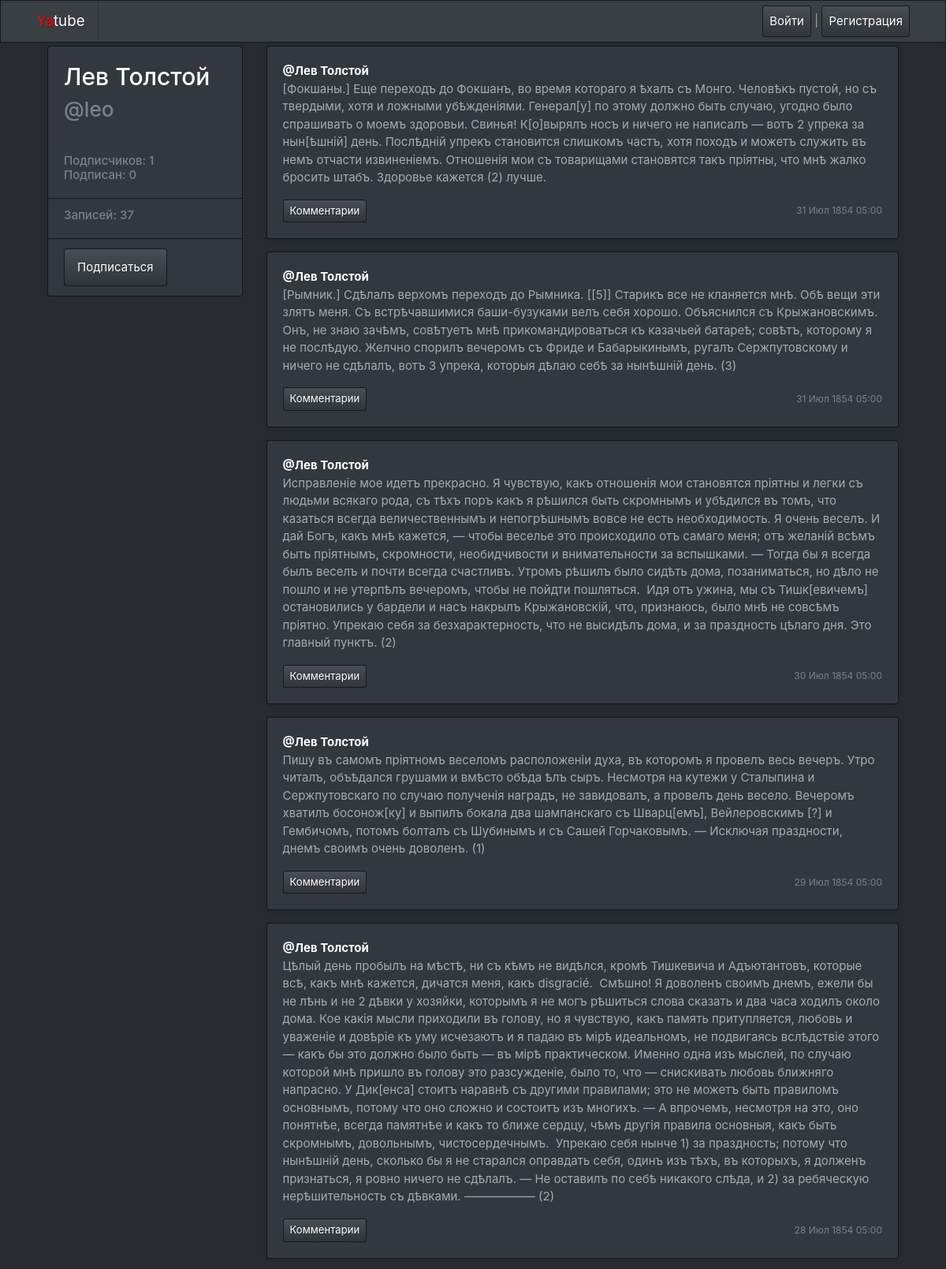
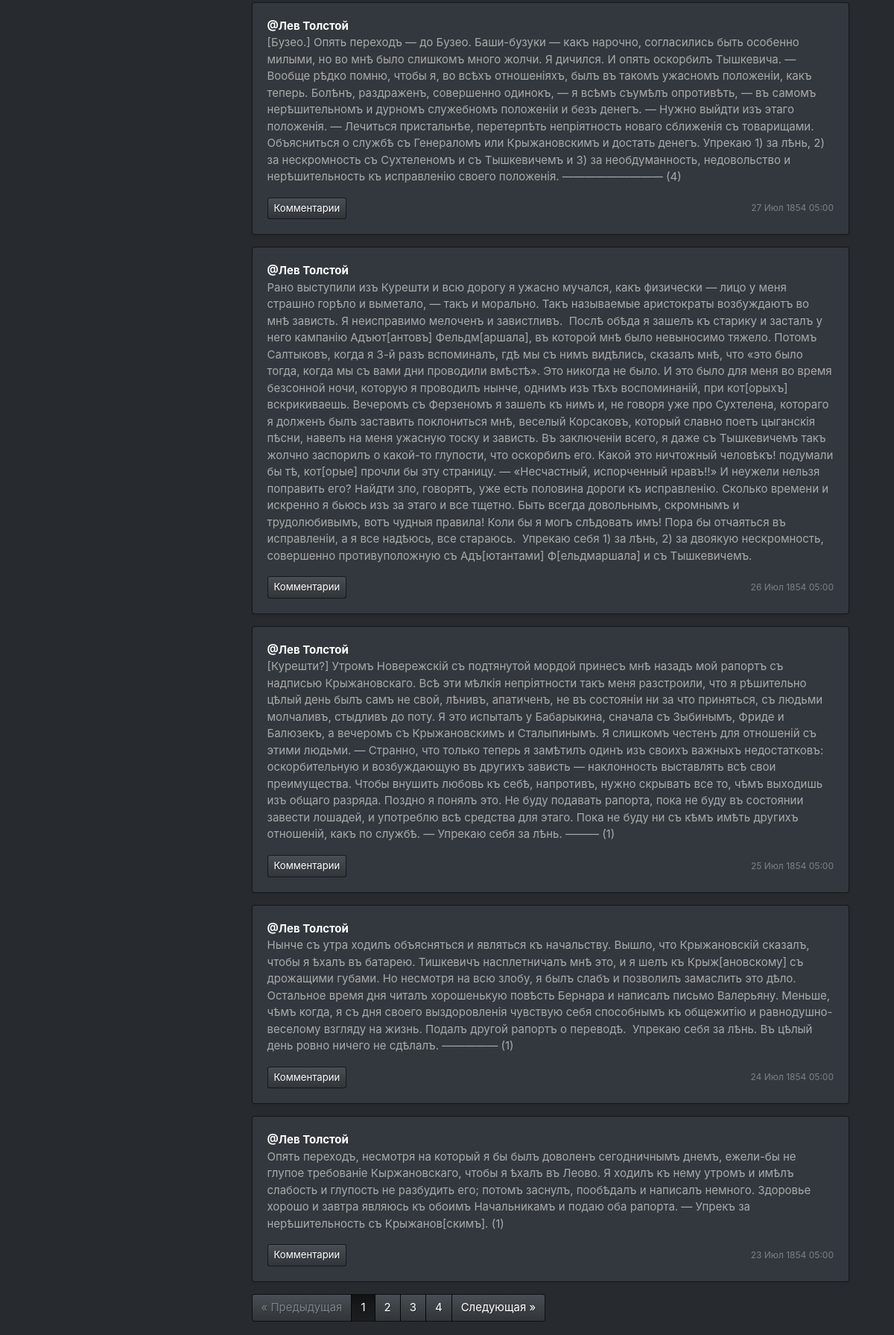
Screenshot of /leo/ (upper part) with the database file from the repository (2 pictures, top to bottom).
### posts/models.py (models this page shows, shortened)
class Post(models.Model):
    text = models.TextField()
    pub_date = models.DateTimeField("Дата публикации", auto_now_add=True)
    author = models.ForeignKey(User, on_delete=models.CASCADE, related_name="author_posts")
    group = models.ForeignKey(
        Group, on_delete=models.CASCADE, related_name="group_posts", blank=True, null=True
    )
    image = models.ImageField(upload_to="posts/", blank=True, null=True)

### posts/views.py (the view)
# urls.py: path("<username>/", views.profile, name="profile"),
def profile(request, username):
    profile = get_object_or_404(User, username=username)
    post_list = Post.objects.filter(author = profile).order_by("-pub_date").all()
    paginator = Paginator(post_list, 10)
    page_number = request.GET.get("page")
    posts_count = post_list.count()
    page = paginator.get_page(page_number)
    followers = Follow.objects.filter(author=profile.id).count()
    follows = Follow.objects.filter(user=profile.id).count()
    following = Follow.objects.filter(user=request.user.id, author=profile.id).all()
    context = {"profile": profile, "page": page, "paginator": paginator, "posts_count": posts_count, \
        "followers": followers, "follows": follows, "following": following}
    return render(request, "profile.html", context)

### context_processors/context_processors.py (called while the page is built)
def custom_context_processors(request):
    now = dt.datetime.now()
    return {
        'year' : now.year
    }

### posts/templates/profile.html (shortened to what this page needs)
{% extends "base.html" %}
{% block content %}
<main role="main" class="container">
    <div class="row">
        {% include 'user_item.html' %}
        <div class="col-md-9">
            {% for post in page %}
                {% include 'post_item.html' %}
            {% endfor %}
            {% if page.has_other_pages %}
                {% include "paginator.html" with items=page paginator=paginator%}
            {% endif %}
        </div>
    </div>
</main>
{% endblock %}

### posts/templates/user_item.html
<div class="col-md-3 mb-3 mt-1">
    <div class="card">
        <div class="card-body">
            <div class="h2 text">
                <legend class="h2">{{profile.get_full_name}}</legend>
            </div>
            <div class="h3 text-muted">
                @{{profile.username}}
            </div>
        </div>
            <ul class="list-group list-group-flush">
                <li class="list-group-item" style="background-color:#31383E;">
                    <div class="h6 text-muted">
                    Подписчиков: {{followers}}<br />
                    Подписан: {{follows}}
                    </div>
                </li>
                <li class="list-group-item" style="background-color:#31383E;">
                    <div class="h6 text-muted">
                        Записей: {{posts_count}}
                    </div>
                </li>
                <li class="list-group-item" style="background-color:#31383E;">
                    {% if profile.username == user.username %}
                    <a class="btn btn-primary"
                        href="{% url 'profile_edit' profile.username %}" role="button">
                        Редактировать профиль
                    </a>
                    {% else %}
                        {% if following %}
                        <a class="btn btn-primary"
                            href="{% url 'profile_unfollow' profile.username %}" role="button">
                            Отписаться
                        </a>
                        {% else %}
                        <a class="btn btn-primary"
                            href="{% url 'profile_follow' profile.username %}" role="button">
                            Подписаться
                        </a>
                        {% endif %}
                    {% endif %}
                </li>
            </ul>
    </div>
</div>

### posts/templates/post_item.html (shortened to what this page needs)
<div class="card mb-3 mt-1 shadow-sm" style="width: 100%;">
    {% load thumbnail %}
    <div class="card-body">
        <p class="card-text">
            <strong class="d-block">
                <a href="{% url 'profile' post.author.username %}" class="card-link">@{{ post.author.get_full_name }}</a>
            </strong>
                {{ post.text|linebreaksbr }}
        </p>
        <div class="d-flex justify-content-between align-items-center">
            <div class="btn-group ">
                <a class="btn btn-sm btn-primary" href="{% url 'post' post.author.username post.id %}" role="button">Комментарии</a>
            </div>
            <small class="text-muted">{{ post.pub_date|date:"d M Y H:i" }}</small>
        </div>
    </div>
</div>

### rows the page displays
Post: author.get_full_name "Лев Толстой", text "[Фокшаны.] Еще переходъ до Фокшанъ, во время котораго я ѣхалъ съ Монго. Человѣкъ пустой, но съ твердыми, хотя и ложными убѣжденіями. Генерал[у] по этому должно быть случаю, угодно было спрашивать о моемъ здоровьи. Свинья! К[о]вырялъ носъ и ничего не написалъ — вотъ 2 упрека за нын[ѣшній] день. Послѣдній упрекъ становится слишкомъ частъ, хотя походъ и можетъ служить въ немъ отчасти извиненіемъ. Отношенія мои съ товарищами становятся такъ пріятны, что мнѣ жалко бросить штабъ. Здоровье кажется (2) лучше.", pub_date "31 Июл 1854 05:00"
Post: author.get_full_name "Лев Толстой", text "[Рымник.] Сдѣлалъ верхомъ переходъ до Рымника. [[5]] Старикъ все не кланяется мнѣ. Обѣ вещи эти злятъ меня. Съ встрѣчавшимися баши-бузуками велъ себя хорошо. Объяснился съ Крыжановскимъ. Онъ, не знаю зачѣмъ, совѣтуетъ мнѣ прикомандироваться къ казачьей батареѣ; совѣтъ, которому я не послѣдую. Желчно спорилъ вечеромъ съ Фриде и Бабарыкинымъ, ругалъ Сержпутовскому и ничего не сдѣлалъ, вотъ 3 упрека, которыя дѣлаю себѣ за нынѣшній день. (3)", pub_date "31 Июл 1854 05:00"
Post: author.get_full_name "Лев Толстой", text "Исправленіе мое идетъ прекрасно. Я чувствую, какъ отношенія мои становятся пріятны и легки съ людьми всякаго рода, съ тѣхъ поръ какъ я рѣшился быть скромнымъ и убѣдился въ томъ, что казаться всегда величественнымъ и непогрѣшнымъ вовсе не есть необходимость. Я очень веселъ. И дай Богъ, какъ мнѣ кажется, — чтобы веселье это происходило отъ самаго меня; отъ желаній всѣмъ быть пріятнымъ, скромности, необидчивости и внимательности за вспышками. — Тогда бы я всегда былъ веселъ и почти всегда счастливъ. Утромъ рѣшилъ было сидѣть дома, позаниматься, но дѣло не пошло и не утерпѣлъ вечеромъ, чтобы не пойдти пошляться. Идя отъ ужина, мы съ Тишк[евичемъ] остановились у бардели и насъ накрылъ…", pub_date "30 Июл 1854 05:00"
Post: author.get_full_name "Лев Толстой", text "Пишу въ самомъ пріятномъ веселомъ расположеніи духа, въ которомъ я провелъ весь вечеръ. Утро читалъ, объѣдался грушами и вмѣсто обѣда ѣлъ сыръ. Несмотря на кутежи у Сталыпина и Сержпутовскаго по случаю полученія наградъ, не завидовалъ, а провелъ день весело. Вечеромъ хватилъ босонож[ку] и выпилъ бокала два шампанскаго съ Шварц[емъ], Вейлеровскимъ [?] и Гембичомъ, потомъ болталъ съ Шубинымъ и съ Сашей Горчаковымъ. — Исключая праздности, днемъ своимъ очень доволенъ. (1)", pub_date "29 Июл 1854 05:00"
Post: author.get_full_name "Лев Толстой", text "Цѣлый день пробылъ на мѣстѣ, ни съ кѣмъ не видѣлся, кромѣ Тишкевича и Адъютантовъ, которые всѣ, какъ мнѣ кажется, дичатся меня, какъ disgracié. Смѣшно! Я доволенъ своимъ днемъ, ежели бы не лѣнь и не 2 дѣвки у хозяйки, которымъ я не могъ рѣшиться слова сказать и два часа ходилъ около дома. Кое какія мысли приходили въ голову, но я чувствую, какъ память притупляется, любовь и уваженіе и довѣріе къ уму исчезаютъ и я падаю въ мірѣ идеальномъ, не подвигаясь вслѣдствіе этого — какъ бы это должно было быть — въ мірѣ практическом. Именно одна изъ мыслей, по случаю которой мнѣ пришло въ голову это разсужденіе, было то, что — снискивать любовь ближняго напрасно. У Дик[енса] стоитъ наравнѣ съ другими…", pub_date "28 Июл 1854 05:00"
Post: author.get_full_name "Лев Толстой", text "[Бузео.] Опять переходъ — до Бузео. Баши-бузуки — какъ нарочно, согласились быть особенно милыми, но во мнѣ было слишкомъ много жолчи. Я дичился. И опять оскорбилъ Тышкевича. — Вообще рѣдко помню, чтобы я, во всѣхъ отношеніяхъ, былъ въ такомъ ужасномъ положеніи, какъ теперь. Болѣнъ, раздраженъ, совершенно одинокъ, — я всѣмъ съумѣлъ опротивѣть, — въ самомъ нерѣшительномъ и дурномъ служебномъ положеніи и безъ денегъ. — Нужно выйдти изъ этаго положенія. — Лечиться пристальнѣе, перетерпѣть непріятность новаго сближенія съ товарищами. Объясниться о службѣ съ Генераломъ или Крыжановскимъ и достать денегъ. Упрекаю 1) за лѣнь, 2) за нескромность съ Сухтеленомъ и съ Тышкевичемъ и 3) за…", pub_date "27 Июл 1854 05:00"
Post: author.get_full_name "Лев Толстой", text "Рано выступили изъ Курешти и всю дорогу я ужасно мучался, какъ физически — лицо у меня страшно горѣло и выметало, — такъ и морально. Такъ называемые аристократы возбуждаютъ во мнѣ зависть. Я неисправимо мелоченъ и завистливъ. Послѣ обѣда я зашелъ къ старику и засталъ у него кампанію Адъют[антовъ] Фельдм[аршала], въ которой мнѣ было невыносимо тяжело. Потомъ Салтыковъ, когда я 3-й разъ вспоминалъ, гдѣ мы съ нимъ видѣлись, сказалъ мнѣ, что «это было тогда, когда мы съ вами дни проводили вмѣстѣ». Это никогда не было. И это было для меня во время безсонной ночи, которую я проводилъ нынче, однимъ изъ тѣхъ воспоминаній, при кот[орыхъ] вскрикиваешь. Вечеромъ съ Ферзеномъ я зашелъ къ нимъ и, не…", pub_date "26 Июл 1854 05:00"
Post: author.get_full_name "Лев Толстой", text "[Курешти?] Утромъ Новережскій съ подтянутой мордой принесъ мнѣ назадъ мой рапортъ съ надписью Крыжановскаго. Всѣ эти мѣлкія непріятности такъ меня разстроили, что я рѣшительно цѣлый день былъ самъ не свой, лѣнивъ, апатиченъ, не въ состояніи ни за что приняться, съ людьми молчаливъ, стыдливъ до поту. Я это испыталъ у Бабарыкина, сначала съ Зыбинымъ, Фриде и Балюзекъ, а вечеромъ съ Крыжановскимъ и Сталыпинымъ. Я слишкомъ честенъ для отношеній съ этими людьми. — Странно, что только теперь я замѣтилъ одинъ изъ своихъ важныхъ недостатковъ: оскорбительную и возбуждающую въ другихъ зависть — наклонность выставлять всѣ свои преимущества. Чтобы внушить любовь къ себѣ, напротивъ, нужно скрывать все…", pub_date "25 Июл 1854 05:00"
Post: author.get_full_name "Лев Толстой", text "Нынче съ утра ходилъ объясняться и являться къ начальству. Вышло, что Крыжановскій сказалъ, чтобы я ѣхалъ въ батарею. Тишкевичъ насплетничалъ мнѣ это, и я шелъ къ Крыж[ановскому] съ дрожащими губами. Но несмотря на всю злобу, я былъ слабъ и позволилъ замаслить это дѣло. Остальное время дня читалъ хорошенькую повѣсть Бернара и написалъ письмо Валерьяну. Меньше, чѣмъ когда, я съ дня своего выздоровленія чувствую себя способнымъ къ общежитію и равнодушно-веселому взгляду на жизнь. Подалъ другой рапортъ о переводѣ. Упрекаю себя за лѣнь. Въ цѣлый день ровно ничего не сдѣлалъ. ————— (1)", pub_date "24 Июл 1854 05:00"
Post: author.get_full_name "Лев Толстой", text "Опять переходъ, несмотря на который я бы былъ доволенъ сегодничнымъ днемъ, ежели-бы не глупое требованіе Кыржановскаго, чтобы я ѣхалъ въ Леово. Я ходилъ къ нему утромъ и имѣлъ слабость и глупость не разбудить его; потомъ заснулъ, пообѣдалъ и написалъ немного. Здоровье хорошо и завтра являюсь къ обоимъ Начальникамъ и подаю оба рапорта. — Упрекъ за нерѣшительность съ Крыжанов[скимъ]. (1)", pub_date "23 Июл 1854 05:00"

### other values shown
{{ profile.get_full_name }} "Лев Толстой"
{{ profile.username }} "leo"
{{ followers }} "1"
{{ follows }} "0"
{{ posts_count }} "37"
{{ i }} "1"
{{ i }} "2" "3" "4"
